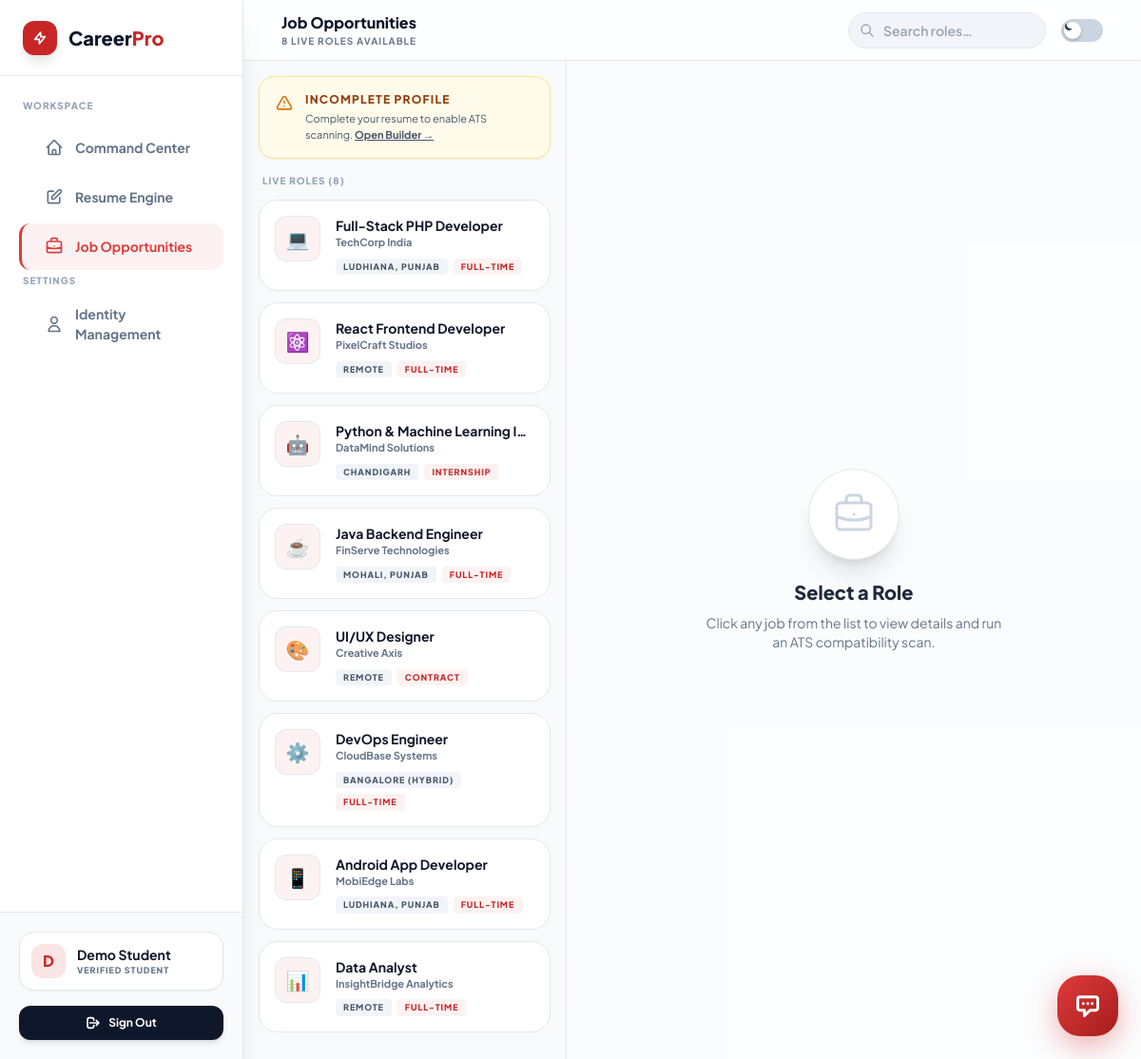
/jobs.php (signed in), run on the app's committed database.
### tables this page shows
CREATE TABLE IF NOT EXISTS `users` (
    `id`            INT UNSIGNED    NOT NULL AUTO_INCREMENT,
    `name`          VARCHAR(120)    NOT NULL,
    `email`         VARCHAR(180)    NOT NULL,
    `password_hash` VARCHAR(255)    NOT NULL,           
    `phone`         VARCHAR(20)     DEFAULT NULL,
    `is_active`     TINYINT(1)      NOT NULL DEFAULT 1,  
    `created_at`    DATETIME        NOT NULL DEFAULT CURRENT_TIMESTAMP,
    `updated_at`    DATETIME        NOT NULL DEFAULT CURRENT_TIMESTAMP ON UPDATE CURRENT_TIMESTAMP,

    PRIMARY KEY (`id`),
    UNIQUE KEY `uq_users_email` (`email`),
    KEY `idx_users_is_active` (`is_active`)
);

CREATE TABLE IF NOT EXISTS `jobs` (
    `id`          INT UNSIGNED    NOT NULL AUTO_INCREMENT,
    `title`       VARCHAR(160)    NOT NULL,
    `company`     VARCHAR(120)    NOT NULL,
    `location`    VARCHAR(120)    NOT NULL DEFAULT 'Remote',
    `job_type`    VARCHAR(60)     NOT NULL DEFAULT 'Full-time',   
    `salary`      VARCHAR(80)     DEFAULT NULL,                   
    `description` TEXT            NOT NULL,                       
    `req_skills`  TEXT            DEFAULT NULL,                   
    `logo`        VARCHAR(10)     DEFAULT NULL,                   
    `is_active`   TINYINT(1)      NOT NULL DEFAULT 1,             
    `created_at`  DATETIME        NOT NULL DEFAULT CURRENT_TIMESTAMP,
    `updated_at`  DATETIME        NOT NULL DEFAULT CURRENT_TIMESTAMP ON UPDATE CURRENT_TIMESTAMP,

    PRIMARY KEY (`id`),
    KEY `idx_jobs_is_active`  (`is_active`),
    KEY `idx_jobs_created_at` (`created_at`)
);

### jobs.php (the view, shortened to what this page needs)
<?php
$db     = Database::getInstance()->getConnection();
$userId = (int)$_SESSION['user_id'];
try {
    $stmt = $db->prepare("SELECT name FROM users WHERE id = :id LIMIT 1");
    $stmt->execute(['id' => $userId]);
    $user = $stmt->fetch(PDO::FETCH_ASSOC);
    $userName  = $user['name'];
    $firstName = explode(' ', $userName)[0];
} catch (PDOException $e) {
    $userName = 'Student'; $firstName = 'Student';
}
try {
    $jobStmt = $db->query("SELECT * FROM jobs WHERE is_active = 1 ORDER BY created_at DESC");
    $dbJobs  = $jobStmt->fetchAll(PDO::FETCH_ASSOC);
} catch (PDOException $e) {
    $dbJobs = [];
}
try {
    $isProfileReady = false;
} catch (PDOException $e) {
    $isProfileReady = false;
}
?>
<!DOCTYPE html>
<html lang="en" class="scroll-smooth dark">
<head>
    <link href="https://unpkg.com/aos@2.3.1/dist/aos.css" rel="stylesheet">
    <script src="https://cdn.tailwindcss.com"></script>
</head>
<body class="flex h-screen overflow-hidden selection:bg-pcte-500 selection:text-white">
<aside class="sidebar w-64 h-full hidden lg:flex flex-col justify-between shrink-0 z-50 shadow-xl dark:shadow-none">
    <div>
        <div class="h-20 flex items-center px-6 border-b border-slate-200 dark:border-white/5">
            <a href="index.php" class="flex items-center gap-3 group">
                <div class="w-9 h-9 rounded-xl bg-pcte-600 dark:bg-pcte-800 flex items-center justify-center shadow-lg group-hover:rotate-12 transition-transform">
                    <svg class="w-4 h-4 text-white" fill="none" stroke="currentColor" viewBox="0 0 24 24"><path stroke-linecap="round" stroke-linejoin="round" stroke-width="2.5" d="M13 10V3L4 14h7v7l9-11h-7z"/></svg>
                </div>
                <span class="text-xl font-black text-slate-900 dark:text-white">Career<span class="text-pcte-600 dark:text-pcte-500">Pro</span></span>
            </a>
        </div>
        <nav class="mt-6 px-2 space-y-1">
            <p class="px-4 text-[10px] font-black text-slate-400 dark:text-gray-600 uppercase tracking-widest mb-3">Workspace</p>
            <a href="dashboard.php" class="nav-link">
                <svg class="w-5 h-5 shrink-0" fill="none" stroke="currentColor" viewBox="0 0 24 24"><path stroke-linecap="round" stroke-linejoin="round" stroke-width="2" d="M3 12l2-2m0 0l7-7 7 7M5 10v10a1 1 0 001 1h3m10-11l2 2m-2-2v10a1 1 0 01-1 1h-3m-6 0a1 1 0 001-1v-4a1 1 0 011-1h2a1 1 0 011 1v4a1 1 0 001 1m-6 0h6"/></svg>
                Command Center
            </a>
            <a href="builder.php" class="nav-link">
                <svg class="w-5 h-5 shrink-0" fill="none" stroke="currentColor" viewBox="0 0 24 24"><path stroke-linecap="round" stroke-linejoin="round" stroke-width="2" d="M11 5H6a2 2 0 00-2 2v11a2 2 0 002 2h11a2 2 0 002-2v-5m-1.414-9.414a2 2 0 112.828 2.828L11.828 15H9v-2.828l8.586-8.586z"/></svg>
                Resume Engine
            </a>
            <a href="jobs.php" class="nav-link active">
                Job Opportunities
            </a>
            <p class="px-4 text-[10px] font-black text-slate-400 dark:text-gray-600 uppercase tracking-widest mt-6 mb-3">Settings</p>
            <a href="profile.php" class="nav-link">
                <svg class="w-5 h-5 shrink-0" fill="none" stroke="currentColor" viewBox="0 0 24 24"><path stroke-linecap="round" stroke-linejoin="round" stroke-width="2" d="M16 7a4 4 0 11-8 0 4 4 0 018 0zM12 14a7 7 0 00-7 7h14a7 7 0 00-7-7z"/></svg>
                Identity Management
            </a>
        </nav>
    </div>
    <div class="p-5 border-t border-slate-200 dark:border-white/5 bg-slate-50 dark:bg-[#050505]">
        <div class="flex items-center gap-3 mb-4 p-3 rounded-2xl bg-white dark:bg-dark-800 border border-slate-200 dark:border-white/5 shadow-sm">
            <div class="w-9 h-9 rounded-xl bg-pcte-100 dark:bg-pcte-900/30 flex items-center justify-center font-black text-pcte-600 dark:text-pcte-400 shrink-0">
                <?php echo strtoupper(substr($firstName, 0, 1)); ?>
            </div>
            <div class="overflow-hidden">
                <h4 class="text-sm font-bold text-slate-900 dark:text-white truncate"><?php echo htmlspecialchars($userName); ?></h4>
                <p class="text-[9px] text-slate-500 uppercase font-black tracking-widest">Verified Student</p>
            </div>
        </div>
        <a href="api/auth.php?action=logout" class="flex items-center justify-center gap-2 w-full py-2.5 bg-slate-900 dark:bg-white text-white dark:text-black rounded-xl text-xs font-bold hover:scale-[1.02] transition-all shadow-md">
            <svg class="w-4 h-4" fill="none" stroke="currentColor" viewBox="0 0 24 24"><path stroke-linecap="round" stroke-linejoin="round" stroke-width="2.5" d="M17 16l4-4m0 0l-4-4m4 4H7m6 4v1a3 3 0 01-3 3H6a3 3 0 01-3-3V7a3 3 0 013-3h4a3 3 0 013 3v1"/></svg>
            Sign Out
        </a>
    </div>
</aside>
<div class="flex-1 flex flex-col h-screen overflow-hidden">
    <header class="h-16 flex items-center justify-between px-6 lg:px-10 border-b border-slate-200 dark:border-white/5 glass-nav shrink-0 z-40">
        <div class="flex items-center gap-4">
            <div>
                <h1 class="text-base font-black text-slate-900 dark:text-white">Job Opportunities</h1>
                <p class="text-[10px] font-bold text-slate-500 uppercase tracking-widest hidden sm:block"><?php echo count($dbJobs); ?> live roles available</p>
            </div>
        </div>
        <div class="flex items-center gap-4">
            <div class="relative hidden sm:block">
                <input type="text" id="search-jobs" placeholder="Search roles…" class="bg-slate-100 dark:bg-dark-800 border border-slate-200 dark:border-white/10 rounded-full pl-9 pr-4 py-2 text-sm font-semibold text-slate-900 dark:text-white focus:outline-none focus:border-pcte-500 w-52 transition-all">
            </div>
            <button id="theme-toggle" class="relative focus:outline-none">
                <div class="theme-toggle-label">
                    <div class="theme-toggle-ball">
                        <svg id="tl-dark"  class="w-2.5 h-2.5 text-slate-700 block dark:hidden absolute" fill="currentColor" viewBox="0 0 20 20"><path d="M17.293 13.293A8 8 0 016.707 2.707a8.001 8.001 0 1010.586 10.586z"/></svg>
                    </div>
                </div>
            </button>
        </div>
    </header>
    <div class="flex flex-1 overflow-hidden flex-col md:flex-row">
        <div class="w-full md:w-[40%] lg:w-[36%] h-1/2 md:h-full overflow-y-auto border-b md:border-b-0 md:border-r border-slate-200 dark:border-white/5 bg-slate-50/60 dark:bg-[#080808]/60 p-4">
            <?php if (!$isProfileReady): ?>
            <div class="mb-4 p-4 rounded-2xl bg-amber-50 dark:bg-amber-900/10 border border-amber-200 dark:border-amber-500/20 flex items-start gap-3 shadow-sm">
                <div>
                    <p class="text-xs font-black text-amber-800 dark:text-amber-400 uppercase tracking-widest">Incomplete Profile</p>
                    <p class="text-[11px] text-slate-600 dark:text-gray-400 mt-1">Complete your resume to enable ATS scanning. <a href="builder.php" class="font-bold underline">Open Builder →</a></p>
                </div>
            </div>
            <?php endif; ?>
            <p class="text-[10px] font-black text-slate-400 uppercase tracking-widest mb-3 px-1">Live Roles (<?php echo count($dbJobs); ?>)</p>
            <?php if (empty($dbJobs)): ?>
                <div class="text-center py-16 opacity-50">
                    <svg class="w-12 h-12 text-slate-400 mx-auto mb-3" fill="none" stroke="currentColor" viewBox="0 0 24 24"><path stroke-linecap="round" stroke-linejoin="round" stroke-width="1.5" d="M21 13.255A23.931 23.931 0 0112 15c-3.183 0-6.22-.62-9-1.745M16 6V4a2 2 0 00-2-2h-4a2 2 0 00-2 2v2m4 6h.01M5 20h14a2 2 0 002-2V8a2 2 0 00-2-2H5a2 2 0 00-2 2v10a2 2 0 002 2z"/></svg>
                    <p class="text-xs font-black uppercase tracking-widest text-slate-500">No Roles Posted Yet</p>
                </div>
            <?php else: ?>
                <div id="job-list">
                    <?php foreach ($dbJobs as $i => $job): ?>
                    <div onclick="selectJob(<?php echo htmlspecialchars(json_encode($job)); ?>, event)"
                         class="job-card p-4 mb-3 flex gap-4 group" data-title="<?php echo strtolower(htmlspecialchars($job['title'])); ?>" data-company="<?php echo strtolower(htmlspecialchars($job['company'])); ?>">
                        <div class="w-12 h-12 rounded-xl border border-slate-200 dark:border-white/10 flex items-center justify-center font-black text-xl shrink-0 bg-pcte-50 dark:bg-dark-900 text-pcte-600 dark:text-pcte-500 group-hover:scale-105 transition-transform">
                            <?php echo $job['logo'] ?: strtoupper(substr($job['company'], 0, 1)); ?>
                        </div>
                        <div class="flex-1 min-w-0">
                            <h3 class="text-sm font-bold text-slate-900 dark:text-white truncate group-hover:text-pcte-600 dark:group-hover:text-pcte-400 transition-colors"><?php echo htmlspecialchars($job['title']); ?></h3>
                            <p class="text-[11px] font-bold text-slate-500 dark:text-gray-400 truncate"><?php echo htmlspecialchars($job['company']); ?></p>
                            <div class="flex flex-wrap gap-1.5 mt-2">
                                <span class="bg-slate-100 dark:bg-dark-800 text-slate-600 dark:text-gray-400 px-2 py-0.5 rounded text-[9px] font-black uppercase tracking-widest"><?php echo htmlspecialchars($job['location']); ?></span>
                                <span class="bg-pcte-50 dark:bg-pcte-900/20 text-pcte-600 dark:text-pcte-400 px-2 py-0.5 rounded text-[9px] font-black uppercase tracking-widest"><?php echo htmlspecialchars($job['job_type']); ?></span>
                            </div>
                        </div>
                    </div>
                    <?php endforeach; ?>
                </div>
            <?php endif; ?>
        </div>
        <div class="flex-1 h-1/2 md:h-full overflow-y-auto bg-white/50 dark:bg-[#050505]/60" id="detail-pane">
            <div id="empty-state" class="h-full flex flex-col items-center justify-center text-center p-8">
                <div class="w-24 h-24 bg-white dark:bg-dark-800 rounded-full border border-slate-200 dark:border-white/5 flex items-center justify-center mb-5 shadow-xl mx-auto">
                </div>
                <h3 class="text-xl font-black text-slate-800 dark:text-white mb-2">Select a Role</h3>
                <p class="text-slate-500 dark:text-gray-400 text-sm max-w-xs">Click any job from the list to view details and run an ATS compatibility scan.</p>
            </div>
        </div>
    </div>
</div>
<?php include 'chatbot.php'; ?>
</body>
</html>

### chatbot.php (shortened to what this page needs)
<div class="fixed bottom-6 right-6 chat-widget-container flex flex-col items-end">
    <button onclick="toggleCareerBot()" class="w-16 h-16 rounded-[1.5rem] bg-gradient-to-br from-pcte-500 to-pcte-700 text-white shadow-[0_10px_30px_rgba(223,60,60,0.4)] flex items-center justify-center hover:scale-105 hover:-translate-y-1 transition-all duration-300 group cursor-pointer relative z-50">
        <svg class="w-7 h-7 group-hover:hidden" fill="none" stroke="currentColor" viewBox="0 0 24 24"><path stroke-linecap="round" stroke-linejoin="round" stroke-width="2.5" d="M8 10h.01M12 10h.01M16 10h.01M9 16H5a2 2 0 01-2-2V6a2 2 0 012-2h14a2 2 0 012 2v8a2 2 0 01-2 2h-5l-5 5v-5z"/></svg>
    </button>
</div>

### jobs.php (style rules this page uses)
body { overflow-x:hidden; -webkit-font-smoothing:antialiased; background:#f8fafc; color:#0f172a; transition:background .4s,color .4s; }
.glass-nav { background:rgba(255,255,255,.85); backdrop-filter:blur(24px); border-bottom:1px solid rgba(0,0,0,.05); }
.sidebar { background:#fff; border-right:1px solid #e2e8f0; }
.nav-link { display:flex;align-items:center;gap:.75rem;padding:.85rem 1.5rem;color:#64748b;font-weight:700;font-size:.875rem;transition:all .2s;border-left:3px solid transparent;border-radius:.75rem;margin:.125rem .75rem; }
.nav-link.active { color:#df3c3c; background:#fdf2f2; border-left-color:#df3c3c; }
.job-card { cursor:pointer; border:1px solid #e2e8f0; background:#fff; transition:all .2s cubic-bezier(.4,0,.2,1); border-radius:1.25rem; }
.theme-toggle-label { width:44px; height:24px; background:#cbd5e1; border-radius:9999px; position:relative; cursor:pointer; transition:background .3s; display:flex; align-items:center; }
.theme-toggle-ball { width:18px; height:18px; background:#fff; border-radius:50%; position:absolute; top:3px; left:3px; transition:transform .3s cubic-bezier(.4,0,.2,1); box-shadow:0 2px 4px rgba(0,0,0,.2); }

### chatbot.php (style rules this page uses)
.chat-widget-container { z-index: 1000; font-family: 'Plus Jakarta Sans', sans-serif; }

### data on the page
users: name "D", name "Demo Student"
jobs: logo "💻", title "Full-Stack PHP Developer", company "TechCorp India", location "LUDHIANA, PUNJAB", job_type "FULL-TIME"
jobs: logo "⚛️", title "React Frontend Developer", company "PixelCraft Studios", location "REMOTE", job_type "FULL-TIME"
jobs: logo "🤖", title "Python & Machine Learning I…", company "DataMind Solutions", location "CHANDIGARH", job_type "INTERNSHIP"
jobs: logo "☕", title "Java Backend Engineer", company "FinServe Technologies", location "MOHALI, PUNJAB", job_type "FULL-TIME"
jobs: logo "🎨", title "UI/UX Designer", company "Creative Axis", location "REMOTE", job_type "CONTRACT"
jobs: logo "⚙️", title "DevOps Engineer", company "CloudBase Systems", location "BANGALORE (HYBRID)", job_type "FULL-TIME"
jobs: logo "📱", title "Android App Developer", company "MobiEdge Labs", location "LUDHIANA, PUNJAB", job_type "FULL-TIME"
jobs: logo "📊", title "Data Analyst", company "InsightBridge Analytics", location "REMOTE", job_type "FULL-TIME"

### other printed values
count($dbJobs) "8"
